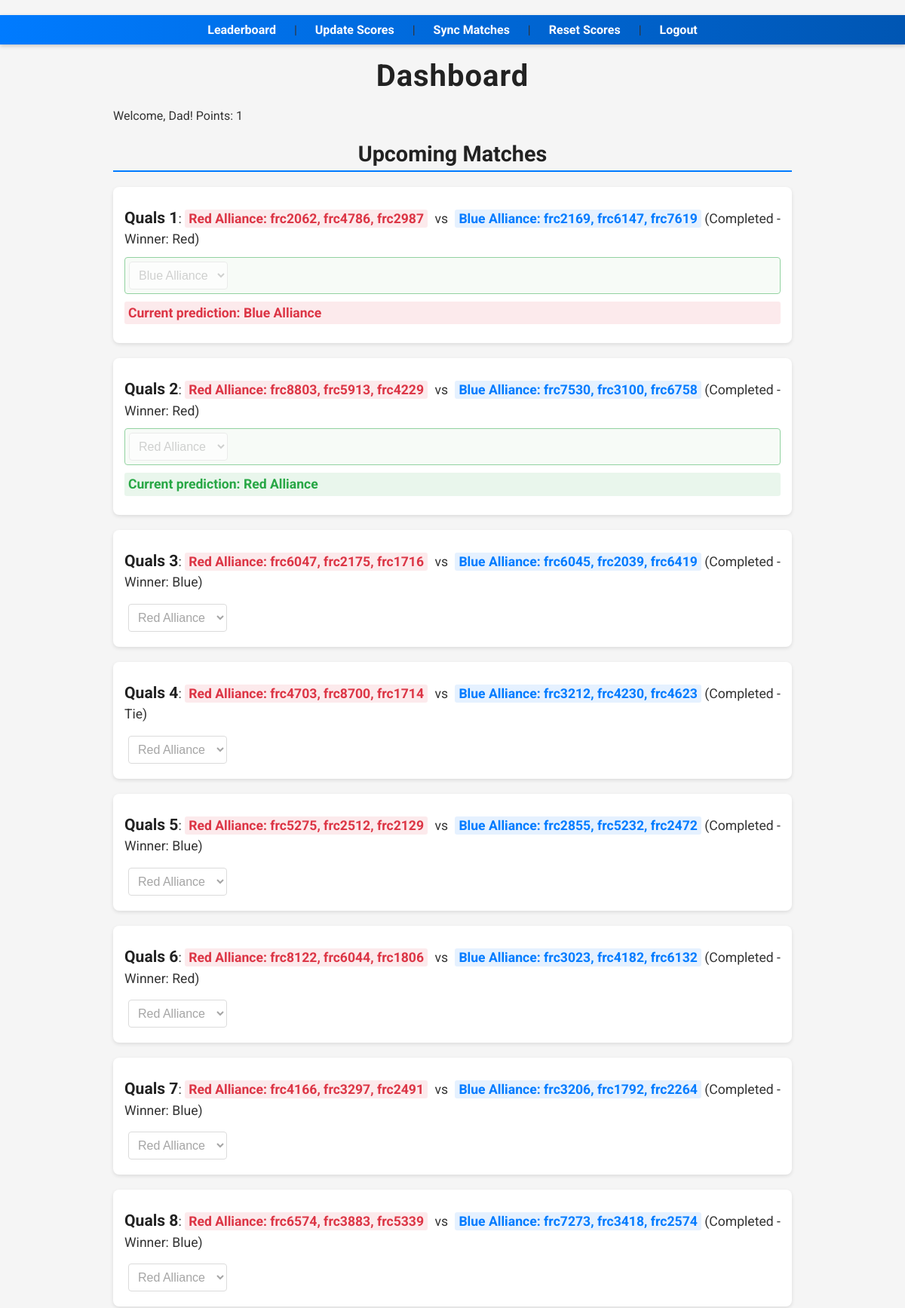
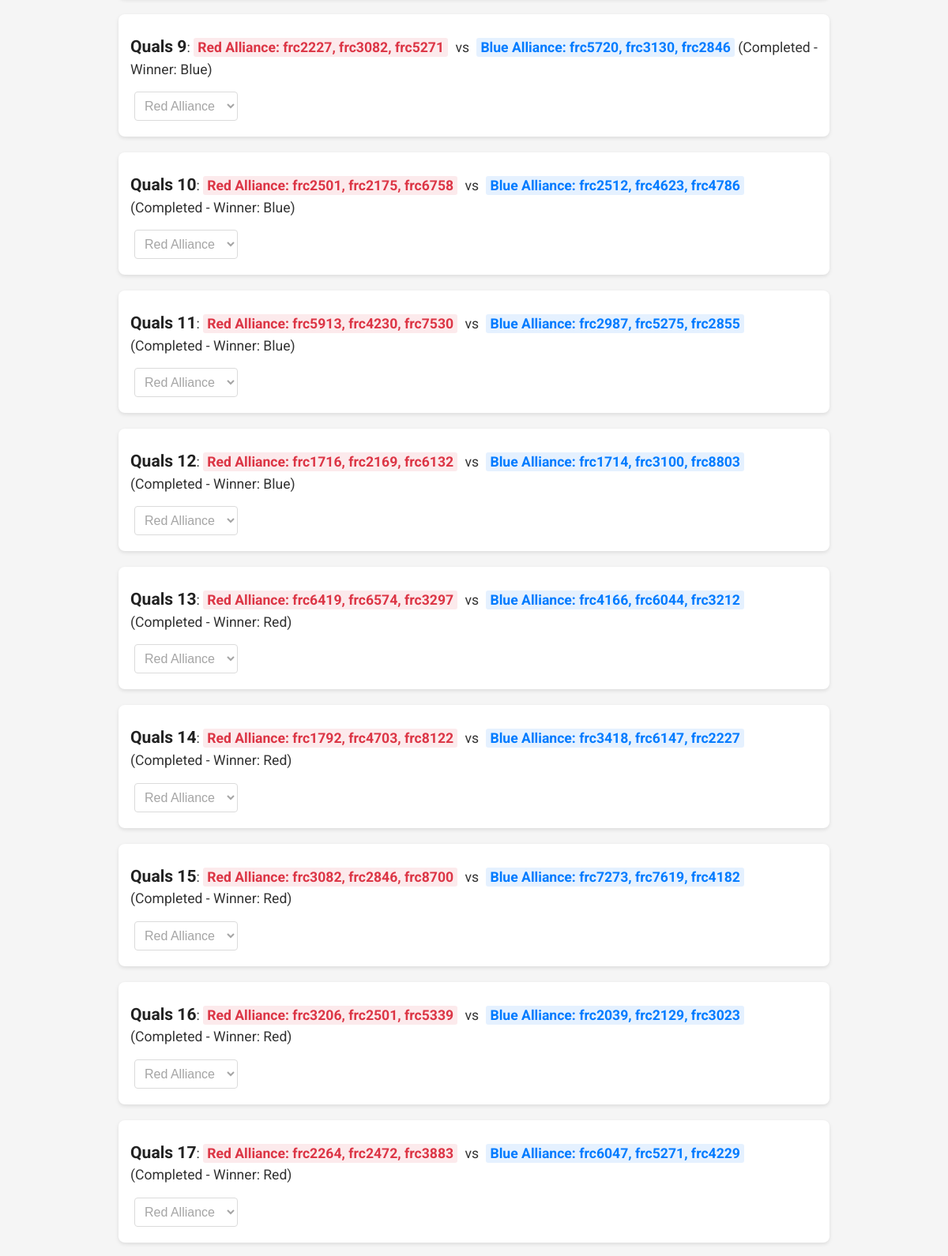
The page /dashboard (signed in, upper part) on the database its author committed (2 pictures, top to bottom).
### models.py (models this page shows)
class User(UserMixin, db.Model):
    id = db.Column(db.Integer, primary_key=True)
    username = db.Column(db.String(80), unique=True, nullable=False)
    password = db.Column(db.String(120), nullable=False)
    points = db.Column(db.Integer, default=0)

class Match(db.Model):
    id = db.Column(db.Integer, primary_key=True)
    red_team1 = db.Column(db.String(50), nullable=False)
    red_team2 = db.Column(db.String(50), nullable=False)
    red_team3 = db.Column(db.String(50), nullable=False)
    blue_team1 = db.Column(db.String(50), nullable=False)
    blue_team2 = db.Column(db.String(50), nullable=False)
    blue_team3 = db.Column(db.String(50), nullable=False)
    winner = db.Column(db.String(50))  # "Red" or "Blue" (or None if not yet decided)
    scored = db.Column(db.Boolean, default=False)
    match_number = db.Column(db.Integer)  # New: Qualification match number
    scheduled_time = db.Column(db.Integer)  # New: UNIX timestamp for scheduled start

class Prediction(db.Model):
    id = db.Column(db.Integer, primary_key=True)
    user_id = db.Column(db.Integer, db.ForeignKey('user.id'))
    match_id = db.Column(db.Integer, db.ForeignKey('match.id'))
    predicted_winner = db.Column(db.String(50))

### routes.py (the view)
@routes_bp.route('/dashboard')
@login_required
def dashboard():
    matches = Match.query.order_by(Match.match_number.asc()).all()
    predictions = Prediction.query.filter_by(user_id=current_user.id).all()
    return render_template('dashboard.html', matches=matches, predictions=predictions)

### app.py (called while the page is built)
@login_manager.user_loader
def load_user(user_id):
    from models import User
    return User.query.get(int(user_id))

### templates/dashboard.html (shortened to what this page needs)
<!DOCTYPE html>
<html>
<head>
    <link rel="stylesheet" href="{{ url_for('static', filename='css/base.css') }}">
    <link rel="stylesheet" href="{{ url_for('static', filename='css/navigation.css') }}">
    <link rel="stylesheet" href="{{ url_for('static', filename='css/matches.css') }}">
    <link rel="stylesheet" href="{{ url_for('static', filename='css/forms.css') }}">
    <link rel="stylesheet" href="{{ url_for('static', filename='css/flash.css') }}">
</head>
<body>
    <nav class="top-nav">
        <a href="{{ url_for('routes.leaderboard') }}">Leaderboard</a> |
        <a href="{{ url_for('routes.update_scores') }}">Update Scores</a> |
        <a href="{{ url_for('routes.sync_matches') }}">Sync Matches</a> |
        <a href="{{ url_for('routes.reset_scores') }}">Reset Scores</a> |
        <a href="{{ url_for('routes.logout') }}">Logout</a>
    </nav>
    <h1>Dashboard</h1>
    <p>Welcome, {{ current_user.username }}! Points: {{ current_user.points }}</p>
    <h2>Upcoming Matches</h2>
    {% for match in matches %}
        <div class="match" id="match-{{ match.id }}">
            <p>
                <strong>Quals {{ match.match_number }}</strong>:
                <span class="red-alliance">Red Alliance: {{ match.red_team1 }}, {{ match.red_team2 }}, {{ match.red_team3 }}</span>
                vs
                <span class="blue-alliance">Blue Alliance: {{ match.blue_team1 }}, {{ match.blue_team2 }}, {{ match.blue_team3 }}</span>
                {% if match.scored %}
                    {% if match.winner == "Tie" %}
                        (Completed - Tie)
                    {% else %}
                        (Completed - Winner: {{ match.winner }})
                    {% endif %}
                {% else %}
                    (Scheduled: {{ match.scheduled_time | datetimeformat }})
                {% endif %}
            </p>
            {% set prediction = predictions | selectattr('match_id', 'equalto', match.id) | first %}
            <form method="POST" action="{{ url_for('routes.predict') }}" {% if prediction %}class="has-prediction{% if match.scored %} disabled-form{% endif %}"{% endif %}>
                <select name="predicted_winner" {% if match.scored %}disabled{% endif %}>
                    <option value="Red" {% if prediction and prediction.predicted_winner == "Red" %}selected{% endif %}>Red Alliance</option>
                    <option value="Blue" {% if prediction and prediction.predicted_winner == "Blue" %}selected{% endif %}>Blue Alliance</option>
                </select>
            </form>
            {% if prediction %}
                <p class="prediction-text {% if match.scored %}{% if match.winner == 'Tie' %}tie{% elif prediction.predicted_winner == match.winner %}correct{% else %}incorrect{% endif %}{% endif %}">
                    Current prediction: {{ prediction.predicted_winner }} Alliance
                </p>
            {% endif %}
        </div>
    {% endfor %}
</body>
</html>

### static/css/base.css (style rules this page uses)
body { font-family: 'Roboto', Arial, sans-serif; max-width: 900px; margin: 0 auto; padding: 20px; background-color: #f5f5f5; color: #333; }
h1, h2 { color: #222; text-align: center; margin-bottom: 20px; }
h1 { padding-top: 30px; font-size: 2.5em; letter-spacing: 1px; text-align: center; }
h2 { font-size: 1.8em; border-bottom: 2px solid #007bff; padding-bottom: 5px; }

### static/css/navigation.css (style rules this page uses)
.top-nav { background: linear-gradient(to right, #007bff, #0056b3); position: fixed; top: 0; left: 0; width: 100%; background-color: #007bff; padding: 10px 0; text-align: center; z-index: 1000; box-shadow: 0 2px 5px rgba(0, 0, 0, 0.2); }
.top-nav a { color: white; text-decoration: none; margin: 0 20px; font-weight: bold; transition: color 0.2s; }
nav { margin-top: 20px; text-align: center; }
nav a { color: #007bff; text-decoration: none; margin: 0 15px; font-weight: bold; transition: color 0.2s; }

### static/css/matches.css (style rules this page uses)
.match { background-color: white; border-radius: 8px; box-shadow: 0 2px 5px rgba(0, 0, 0, 0.1); padding: 15px; margin-bottom: 20px; transition: transform 0.2s; }
.red-alliance { color: #dc3545; font-weight: bold; padding: 2px 5px; background-color: rgba(220, 53, 69, 0.1); border-radius: 3px; margin-right: 5px; }
.blue-alliance { color: #007bff; font-weight: bold; padding: 2px 5px; background-color: rgba(0, 123, 255, 0.1); border-radius: 3px; margin-left: 5px; }
.match p { margin: 10px 0; font-size: 1.1em; line-height: 1.5; }
.match p strong { font-size: 1.2em; color: #222; }

### static/css/forms.css (style rules this page uses)
form { display: flex; align-items: center; gap: 10px; padding: 5px; }
select { padding: 8px; font-size: 1em; border: 1px solid #ccc; border-radius: 4px; background-color: #fff; cursor: pointer; }
.has-prediction { background-color: #f0f9f0; border: 1px solid #28a745; border-radius: 4px; }
.disabled-form { opacity: 0.5; }
.prediction-text { margin-top: 5px; font-size: 0.95em; }
.prediction-text.correct { color: #28a745; font-weight: bold; background-color: rgba(40, 167, 69, 0.1); padding: 2px 5px; border-radius: 3px; }
.prediction-text.incorrect { color: #dc3545; font-weight: bold; background-color: rgba(220, 53, 69, 0.1); padding: 2px 5px; border-radius: 3px; }

### rows shown on the page
User: username "Dad", points "1"
Match: match_number "1", red_team1 "frc2062", red_team2 "frc4786", red_team3 "frc2987", blue_team1 "frc2169", blue_team2 "frc6147", blue_team3 "frc7619", winner "Red", predicted_winner "Blue Alliance"
Prediction: predicted_winner "Blue"
Match: match_number "2", red_team1 "frc8803", red_team2 "frc5913", red_team3 "frc4229", blue_team1 "frc7530", blue_team2 "frc3100", blue_team3 "frc6758", winner "Red", predicted_winner "Red Alliance"
Prediction: predicted_winner "Red"
Match: match_number "3", red_team1 "frc6047", red_team2 "frc2175", red_team3 "frc1716", blue_team1 "frc6045", blue_team2 "frc2039", blue_team3 "frc6419", winner "Blue", predicted_winner "Red Alliance"
Match: match_number "4", red_team1 "frc4703", red_team2 "frc8700", red_team3 "frc1714", blue_team1 "frc3212", blue_team2 "frc4230", blue_team3 "frc4623", winner "(Completed - Tie)", predicted_winner "Red Alliance"
Match: match_number "5", red_team1 "frc5275", red_team2 "frc2512", red_team3 "frc2129", blue_team1 "frc2855", blue_team2 "frc5232", blue_team3 "frc2472", winner "Blue", predicted_winner "Red Alliance"
Match: match_number "6", red_team1 "frc8122", red_team2 "frc6044", red_team3 "frc1806", blue_team1 "frc3023", blue_team2 "frc4182", blue_team3 "frc6132", winner "Red", predicted_winner "Red Alliance"
Match: match_number "7", red_team1 "frc4166", red_team2 "frc3297", red_team3 "frc2491", blue_team1 "frc3206", blue_team2 "frc1792", blue_team3 "frc2264", winner "Blue", predicted_winner "Red Alliance"
Match: match_number "8", red_team1 "frc6574", red_team2 "frc3883", red_team3 "frc5339", blue_team1 "frc7273", blue_team2 "frc3418", blue_team3 "frc2574", winner "Blue", predicted_winner "Red Alliance"
Match: match_number "9", red_team1 "frc2227", red_team2 "frc3082", red_team3 "frc5271", blue_team1 "frc5720", blue_team2 "frc3130", blue_team3 "frc2846", winner "Blue", predicted_winner "Red Alliance"
Match: match_number "10", red_team1 "frc2501", red_team2 "frc2175", red_team3 "frc6758", blue_team1 "frc2512", blue_team2 "frc4623", blue_team3 "frc4786", winner "Blue", predicted_winner "Red Alliance"
Match: match_number "11", red_team1 "frc5913", red_team2 "frc4230", red_team3 "frc7530", blue_team1 "frc2987", blue_team2 "frc5275", blue_team3 "frc2855", winner "Blue", predicted_winner "Red Alliance"
Match: match_number "12", red_team1 "frc1716", red_team2 "frc2169", red_team3 "frc6132", blue_team1 "frc1714", blue_team2 "frc3100", blue_team3 "frc8803", winner "Blue", predicted_winner "Red Alliance"
Match: match_number "13", red_team1 "frc6419", red_team2 "frc6574", red_team3 "frc3297", blue_team1 "frc4166", blue_team2 "frc6044", blue_team3 "frc3212", winner "Red", predicted_winner "Red Alliance"
Match: match_number "14", red_team1 "frc1792", red_team2 "frc4703", red_team3 "frc8122", blue_team1 "frc3418", blue_team2 "frc6147", blue_team3 "frc2227", winner "Red", predicted_winner "Red Alliance"
Match: match_number "15", red_team1 "frc3082", red_team2 "frc2846", red_team3 "frc8700", blue_team1 "frc7273", blue_team2 "frc7619", blue_team3 "frc4182", winner "Red", predicted_winner "Red Alliance"
Match: match_number "16", red_team1 "frc3206", red_team2 "frc2501", red_team3 "frc5339", blue_team1 "frc2039", blue_team2 "frc2129", blue_team3 "frc3023", winner "Red", predicted_winner "Red Alliance"
Match: match_number "17", red_team1 "frc2264", red_team2 "frc2472", red_team3 "frc3883", blue_team1 "frc6047", blue_team2 "frc5271", blue_team3 "frc4229", winner "Red", predicted_winner "Red Alliance"
